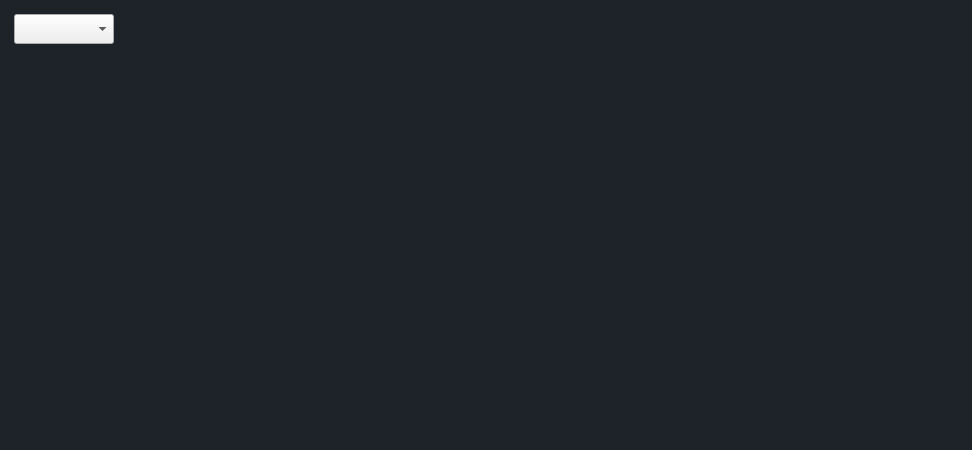
        <widget class="QFrame" name="gridFrame_1">
         <property name="minimumSize">
          <size>
           <width>950</width>
           <height>450</height>
          </size>
         </property>
         <property name="styleSheet">
          <string notr="true">QFrame{
background-color: rgb(30, 34, 41);
border-color:rgb(30, 34, 41);
border-width: 1px;
border-style: solid;
border-radius: 10px;
font: 12px bold italic large &quot;游ゴシック&quot;;
}</string>
         </property>
         <property name="frameShape">
          <enum>QFrame::StyledPanel</enum>
         </property>
         <property name="frameShadow">
          <enum>QFrame::Raised</enum>
         </property>
         <layout class="QGridLayout" name="gridLayout_3">
          <property name="leftMargin">
           <number>6</number>
          </property>
          <property name="topMargin">
           <number>6</number>
          </property>
          <property name="rightMargin">
           <number>0</number>
          </property>
          <property name="bottomMargin">
           <number>6</number>
          </property>
          <property name="horizontalSpacing">
           <number>6</number>
          </property>
          <property name="verticalSpacing">
           <number>0</number>
          </property>
          <item row="0" column="0" alignment="Qt::AlignLeft">
           <widget class="QFrame" name="frame">
            <property name="frameShape">
             <enum>QFrame::StyledPanel</enum>
            </property>
            <property name="frameShadow">
             <enum>QFrame::Raised</enum>
            </property>
            <layout class="QGridLayout" name="gridLayout">
             <property name="leftMargin">
              <number>6</number>
             </property>
             <property name="topMargin">
              <number>6</number>
             </property>
             <property name="rightMargin">
              <number>6</number>
             </property>
             <property name="bottomMargin">
              <number>6</number>
             </property>
             <item row="0" column="0">
              <widget class="QComboBox" name="comboBox">
               <property name="minimumSize">
                <size>
                 <width>100</width>
                 <height>30</height>
                </size>
               </property>
               <property name="maximumSize">
                <size>
                 <width>100</width>
                 <height>30</height>
                </size>
               </property>
               <property name="styleSheet">
                <string notr="true"/>
               </property>
              </widget>
             </item>
             <item row="1" column="0">
              <widget class="QFrame" name="frame_2">
               <property name="minimumSize">
                <size>
                 <width>950</width>
                 <height>0</height>
                </size>
               </property>
               <property name="frameShape">
                <enum>QFrame::StyledPanel</enum>
               </property>
               <property name="frameShadow">
                <enum>QFrame::Raised</enum>
               </property>
               <layout class="QGridLayout" name="gridLayout_9"/>
              </widget>
             </item>
            </layout>
           </widget>
          </item>
         </layout>
        </widget>
